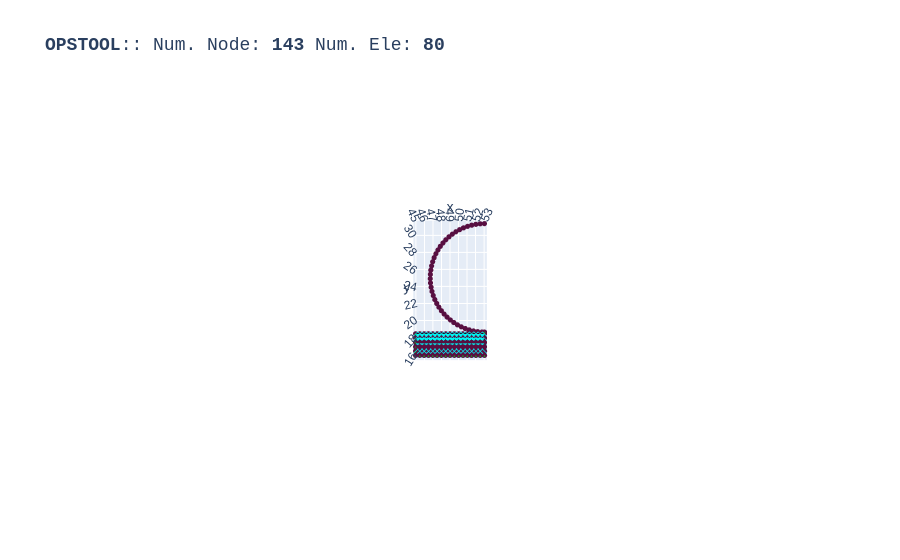

Source (notebook cell):
### Code cell
opst.vis.plotly.plot_model()

### Figure 1 — Plotly figure (JSON) as saved in the notebook; plotly's stock layout.template omitted (floating-point values rounded to 4 significant figures; data arrays with more than 128 entries replaced by an {"elided": "..."} marker saying what was removed)
{"data": [{"color": "#00FFFF", "hoverinfo": "skip", "i": {"elided": "160 int values"}, "j": {"elided": "160 int values"}, "k": {"elided": "160 int values"}, "name": "FourNodeQuad", "opacity": 1, "type": "mesh3d", "x": {"elided": "320 float values"}, "y": {"elided": "320 float values"}, "z": {"elided": "320 float values"}}, {"connectgaps": false, "hoverinfo": "skip", "line": {"color": "black", "width": 1}, "mode": "lines", "name": "Edge", "type": "scatter3d", "x": {"elided": "480 float values"}, "y": {"elided": "480 float values"}, "z": {"elided": "480 float values"}}, {"customdata": ["eleTag: 1<br>connectedNodes:<br> [ 1  2 19 18]", "eleTag: 2<br>connectedNodes:<br> [ 2  3 20 19]", "eleTag: 3<br>connectedNodes:<br> [ 3  4 21 20]", "eleTag: 4<br>connectedNodes:<br> [ 4  5 22 21]", "eleTag: 5<br>connectedNodes:<br> [ 5  6 23 22]", "eleTag: 6<br>connectedNodes:<br> [ 6  7 24 23]", "eleTag: 7<br>connectedNodes:<br> [ 7  8 25 24]", "eleTag: 8<br>connectedNodes:<br> [ 8  9 26 25]", "eleTag: 9<br>connectedNodes:<br> [ 9 10 27 26]", "eleTag: 10<br>connectedNodes:<br> [10 11 28 27]", "eleTag: 11<br>connectedNodes:<br> [11 12 29 28]", "eleTag: 12<br>connectedNodes:<br> [12 13 30 29]", "eleTag: 13<br>connectedNodes:<br> [13 14 31 30]", "eleTag: 14<br>connectedNodes:<br> [14 15 32 31]", "eleTag: 15<br>connectedNodes:<br> [15 16 33 32]", "eleTag: 16<br>connectedNodes:<br> [16 17 34 33]", "eleTag: 17<br>connectedNodes:<br> [18 19 36 35]", "eleTag: 18<br>connectedNodes:<br> [19 20 37 36]", "eleTag: 19<br>connectedNodes:<br> [20 21 38 37]", "eleTag: 20<br>connectedNodes:<br> [21 22 39 38]", "eleTag: 21<br>connectedNodes:<br> [22 23 40 39]", "eleTag: 22<br>connectedNodes:<br> [23 24 41 40]", "eleTag: 23<br>connectedNodes:<br> [24 25 42 41]", "eleTag: 24<br>connectedNodes:<br> [25 26 43 42]", "eleTag: 25<br>connectedNodes:<br> [26 27 44 43]", "eleTag: 26<br>connectedNodes:<br> [27 28 45 44]", "eleTag: 27<br>connectedNodes:<br> [28 29 46 45]", "eleTag: 28<br>connectedNodes:<br> [29 30 47 46]", "eleTag: 29<br>connectedNodes:<br> [30 31 48 47]", "eleTag: 30<br>connectedNodes:<br> [31 32 49 48]", "eleTag: 31<br>connectedNodes:<br> [32 33 50 49]", "eleTag: 32<br>connectedNodes:<br> [33 34 51 50]", "eleTag: 33<br>connectedNodes:<br> [35 36 53 52]", "eleTag: 34<br>connectedNodes:<br> [36 37 54 53]", "eleTag: 35<br>connectedNodes:<br> [37 38 55 54]", "eleTag: 36<br>connectedNodes:<br> [38 39 56 55]", "eleTag: 37<br>connectedNodes:<br> [39 40 57 56]", "eleTag: 38<br>connectedNodes:<br> [40 41 58 57]", "eleTag: 39<br>connectedNodes:<br> [41 42 59 58]", "eleTag: 40<br>connectedNodes:<br> [42 43 60 59]", "eleTag: 41<br>connectedNodes:<br> [43 44 61 60]", "eleTag: 42<br>connectedNodes:<br> [44 45 62 61]", "eleTag: 43<br>connectedNodes:<br> [45 46 63 62]", "eleTag: 44<br>connectedNodes:<br> [46 47 64 63]", "eleTag: 45<br>connectedNodes:<br> [47 48 65 64]", "eleTag: 46<br>connectedNodes:<br> [48 49 66 65]", "eleTag: 47<br>connectedNodes:<br> [49 50 67 66]", "eleTag: 48<br>connectedNodes:<br> [50 51 68 67]", "eleTag: 49<br>connectedNodes:<br> [52 53 70 69]", "eleTag: 50<br>connectedNodes:<br> [53 54 71 70]", "eleTag: 51<br>connectedNodes:<br> [54 55 72 71]", "eleTag: 52<br>connectedNodes:<br> [55 56 73 72]", "eleTag: 53<br>connectedNodes:<br> [56 57 74 73]", "eleTag: 54<br>connectedNodes:<br> [57 58 75 74]", "eleTag: 55<br>connectedNodes:<br> [58 59 76 75]", "eleTag: 56<br>connectedNodes:<br> [59 60 77 76]", "eleTag: 57<br>connectedNodes:<br> [60 61 78 77]", "eleTag: 58<br>connectedNodes:<br> [61 62 79 78]", "eleTag: 59<br>connectedNodes:<br> [62 63 80 79]", "eleTag: 60<br>connectedNodes:<br> [63 64 81 80]", "eleTag: 61<br>connectedNodes:<br> [64 65 82 81]", "eleTag: 62<br>connectedNodes:<br> [65 66 83 82]", "eleTag: 63<br>connectedNodes:<br> [66 67 84 83]", "eleTag: 64<br>connectedNodes:<br> [67 68 85 84]", "eleTag: 65<br>connectedNodes:<br> [69 70 87 86]", "eleTag: 66<br>connectedNodes:<br> [70 71 88 87]", "eleTag: 67<br>connectedNodes:<br> [71 72 89 88]", "eleTag: 68<br>connectedNodes:<br> [72 73 90 89]", "eleTag: 69<br>connectedNodes:<br> [73 74 91 90]", "eleTag: 70<br>connectedNodes:<br> [74 75 92 91]", "eleTag: 71<br>connectedNodes:<br> [75 76 93 92]", "eleTag: 72<br>connectedNodes:<br> [76 77 94 93]", "eleTag: 73<br>connectedNodes:<br> [77 78 95 94]", "eleTag: 74<br>connectedNodes:<br> [78 79 96 95]", "eleTag: 75<br>connectedNodes:<br> [79 80 97 96]", "eleTag: 76<br>connectedNodes:<br> [80 81 98 97]", "eleTag: 77<br>connectedNodes:<br> [81 82 99 98]", "eleTag: 78<br>connectedNodes:<br> [ 82  83 100  99]", "eleTag: 79<br>connectedNodes:<br> [ 83  84 101 100]", "eleTag: 80<br>connectedNodes:<br> [ 84  85 102 101]"], "hovertemplate": "%{customdata}", "marker": {"color": "#00FFFF", "size": 3, "symbol": "diamond-open"}, "mode": "markers", "name": "FourNodeQuad", "type": "scatter3d", "x": [45.25, 45.75, 46.25, 46.75, 47.25, 47.75, 48.25, 48.75, 49.25, 49.75, 50.25, 50.75, 51.25, 51.75, 52.25, 52.75, 45.25, 45.75, 46.25, 46.75, 47.25, 47.75, 48.25, 48.75, 49.25, 49.75, 50.25, 50.75, 51.25, 51.75, 52.25, 52.75, 45.25, 45.75, 46.25, 46.75, 47.25, 47.75, 48.25, 48.75, 49.25, 49.75, 50.25, 50.75, 51.25, 51.75, 52.25, 52.75, 45.25, 45.75, 46.25, 46.75, 47.25, 47.75, 48.25, 48.75, 49.25, 49.75, 50.25, 50.75, 51.25, 51.75, 52.25, 52.75, 45.25, 45.75, 46.25, 46.75, 47.25, 47.75, 48.25, 48.75, 49.25, 49.75, 50.25, 50.75, 51.25, 51.75, 52.25, 52.75], "y": [16.25, 16.25, 16.25, 16.25, 16.25, 16.25, 16.25, 16.25, 16.25, 16.25, 16.25, 16.25, 16.25, 16.25, 16.25, 16.25, 16.75, 16.75, 16.75, 16.75, 16.75, 16.75, 16.75, 16.75, 16.75, 16.75, 16.75, 16.75, 16.75, 16.75, 16.75, 16.75, 17.25, 17.25, 17.25, 17.25, 17.25, 17.25, 17.25, 17.25, 17.25, 17.25, 17.25, 17.25, 17.25, 17.25, 17.25, 17.25, 17.75, 17.75, 17.75, 17.75, 17.75, 17.75, 17.75, 17.75, 17.75, 17.75, 17.75, 17.75, 17.75, 17.75, 17.75, 17.75, 18.25, 18.25, 18.25, 18.25, 18.25, 18.25, 18.25, 18.25, 18.25, 18.25, 18.25, 18.25, 18.25, 18.25, 18.25, 18.25], "z": [0.0, 0.0, 0.0, 0.0, 0.0, 0.0, 0.0, 0.0, 0.0, 0.0, 0.0, 0.0, 0.0, 0.0, 0.0, 0.0, 0.0, 0.0, 0.0, 0.0, 0.0, 0.0, 0.0, 0.0, 0.0, 0.0, 0.0, 0.0, 0.0, 0.0, 0.0, 0.0, 0.0, 0.0, 0.0, 0.0, 0.0, 0.0, 0.0, 0.0, 0.0, 0.0, 0.0, 0.0, 0.0, 0.0, 0.0, 0.0, 0.0, 0.0, 0.0, 0.0, 0.0, 0.0, 0.0, 0.0, 0.0, 0.0, 0.0, 0.0, 0.0, 0.0, 0.0, 0.0, 0.0, 0.0, 0.0, 0.0, 0.0, 0.0, 0.0, 0.0, 0.0, 0.0, 0.0, 0.0, 0.0, 0.0, 0.0, 0.0]}, {"customdata": {"elided": "143 str values"}, "hovertemplate": "x: %{x}<br>y: %{y}<br>z: %{z} <br>nodeTag: %{customdata}", "marker": {"color": "#580f41", "size": 3, "symbol": "circle"}, "mode": "markers", "name": "Nodes", "type": "scatter3d", "x": {"elided": "143 float values"}, "y": {"elided": "143 float values"}, "z": {"elided": "143 float values"}}, {"connectgaps": false, "hoverinfo": "skip", "line": {"color": "#15b01a", "width": 1}, "mode": "lines", "name": "BC", "type": "scatter3d", "x": {"elided": "217 float values"}, "y": {"elided": "217 float values"}, "z": {"elided": "217 float values"}}], "layout": {"autosize": true, "font": {"family": "Arial, sans-serif"}, "scene": {"aspectmode": "data", "camera": {"eye": {"x": 0, "y": -0.1, "z": 10}}, "dragmode": "pan", "xaxis": {"showbackground": false}, "yaxis": {"showbackground": false}, "zaxis": {"showbackground": true, "showgrid": true, "showticklabels": false, "ticks": "", "title": {"text": ""}, "visible": true}}, "showlegend": false, "title": {"font": {"family": "courier", "size": 18}, "text": "<b>OPSTOOL</b>:: Num. Node: <b>143</b> Num. Ele: <b>80</b>"}}}
